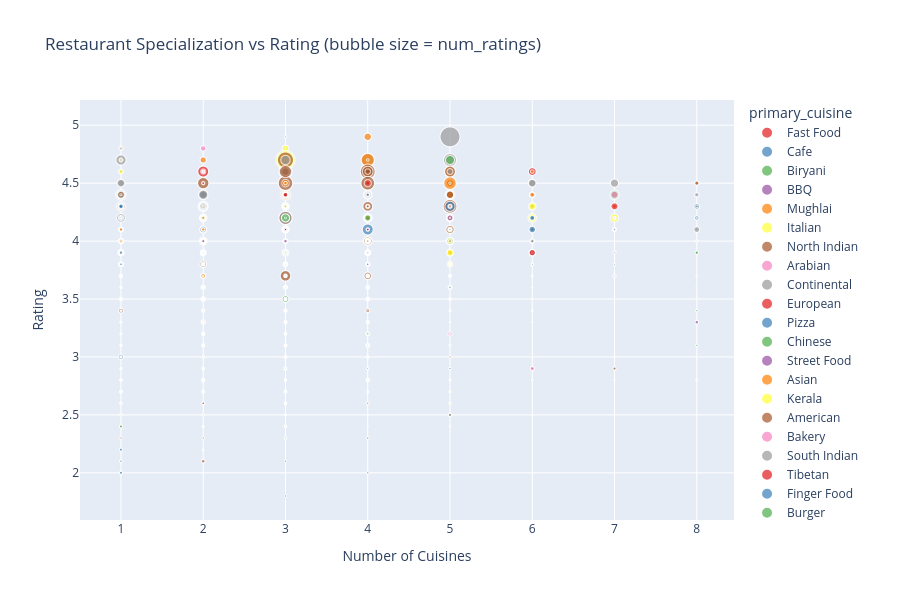

Here is the notebook cell this chart was saved with:
### Code cell
# 5. Cuisine Specialization vs Diversification
fig = px.scatter(
    df,
    x='cuisine_count',
    y='rating',
    color='primary_cuisine',
    size='num_ratings',
    hover_name='restaurant_name',
    title='Restaurant Specialization vs Rating (bubble size = num_ratings)',
    labels={'cuisine_count': 'Number of Cuisines', 'rating': 'Rating'},
    color_discrete_sequence=px.colors.qualitative.Set1
)

fig.update_layout(height=600)
fig.show()

# Analyze correlation
corr = df['cuisine_count'].corr(df['rating'])
print(f"\nCorrelation between Cuisine Count and Rating: {corr:.3f}")
